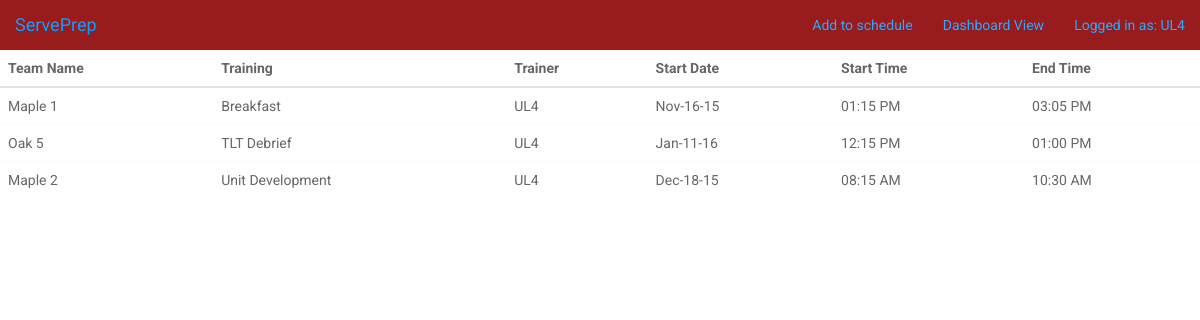
The page /dashboard (signed in) on the database as committed earlier.
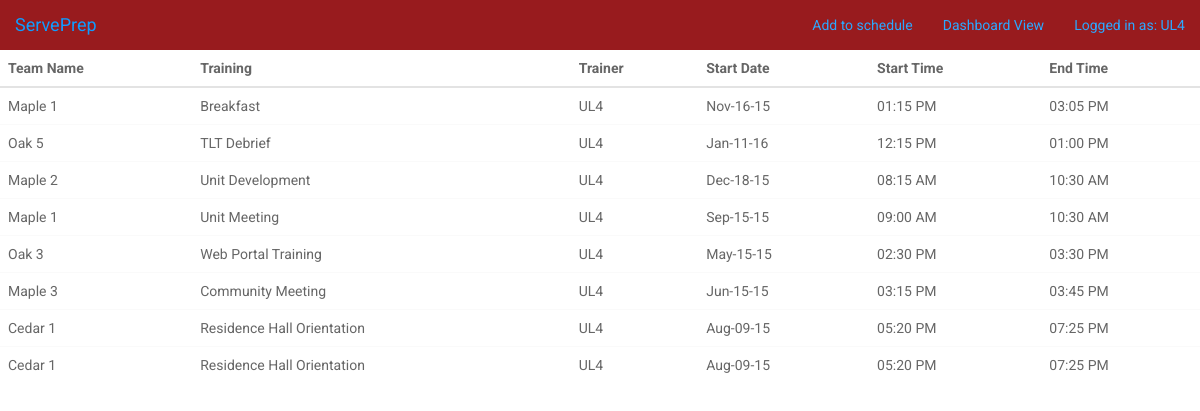
The same page on the database as committed later.
### model.py (models this page shows)
class TrainingAssignment(db.Model):
    __tablename__ = "training_assignments"
    assignment_id = db.Column(db.Integer, autoincrement=True, primary_key=True)
    team_id = db.Column(db.Integer, db.ForeignKey('teams.team_id'),
                        nullable=False, default="unknown")
    training_id = db.Column(db.Integer, db.ForeignKey('trainings.training_id'), nullable=False, default="unknown")
    staff_id = db.Column(db.String(15), db.ForeignKey('staff.staff_id'), nullable=True, default="unknown")
    start_date = db.Column(db.DateTime, nullable=False)
    end_date = db.Column(db.DateTime, nullable=True)
    start_time = db.Column(db.DateTime, nullable=True)
    end_time = db.Column(db.DateTime, nullable=True)
    staff = db.relationship("Staff", backref=db.backref("training_assignments"))

### server.py (the view)
@app.route('/dashboard')
def process_request():
    if session["staff_id"] == "ADMIN":
        assignments = TrainingAssignment.query.all()
    else:
        assignments = TrainingAssignment.query.filter_by(staff_id = session["staff_id"]).all()
    return render_template("dashboard.html", assignments=assignments)

### server.py (called while the page is built)
@app.template_filter('date')
def datetimeformat(value, format='%b-%d-%y'):
    return value.strftime(format)

@app.template_filter('time')
def timeformat(value, format='%I:%M %p'):
    return value.strftime(format)

### templates/dashboard.html (shortened to what this page needs)
{% extends 'base.html' %}
{% block content %}
<html lang="en">
<head>
    <link href="static/css/bootstrap.css" rel="stylesheet" />
    <link href="static/css/fresh-bootstrap-table.css" rel="stylesheet" />
    <link href="http://maxcdn.bootstrapcdn.com/font-awesome/4.2.0/css/font-awesome.min.css" rel="stylesheet">
</head>
<body>
<div class="wrapper">
    <div class="fresh-table full-screen-table toolbar-color-blue style="display:block;"">
        <table id="fresh-table" class="table">
            <thead>
                <th data-field="team">Team Name</th>
                <th data-field="training" data-sortable="true">Training</th>
                <th data-field="trainer" data-sortable="true">Trainer</th>
                <th data-field="Start Date" data-sortable="true">Start Date</th>
                <th data-field="Start Time" data-sortable="true">Start Time</th>
                <th data-field="End Time" data-formatter="true">End Time</th>
            </thead>
            <tbody>
        {% for assignment in assignments %}
    <tr>
        <td>{{assignment.team_id}}</td>
        <td>{{assignment.training_id}}</td>
        <td>{{assignment.staff_id}}</td>
        <td>{{assignment.start_date|date}}</td>
        <td>{{assignment.start_time|time}}</td>
        <td>{{assignment.end_time|time}}</td>
    </tr>
    {% endfor %}
{% endblock %}

### templates/base.html (shortened to what this page needs)
<!doctype html>
<html>
<head>
    <link href="bootstrap3/css/bootstrap.css" rel="stylesheet" />
    <link href="static/css/ct-paper.css" rel="stylesheet"/>
    <link href="http://maxcdn.bootstrapcdn.com/font-awesome/4.2.0/css/font-awesome.min.css" rel="stylesheet">
</head>
<link href="https://maxcdn.bootstrapcdn.com/bootstrap/3.3.4/css/bootstrap.min.css" rel="stylesheet">
<body>
    <div id="navbar">
     <nav class="navbar-navbar-default" role="navigation">
          <div class="navbar-header" color="red">
              <a class="navbar-brand" href="/">ServePrep</a>
            </div>
            <div class="collapse navbar-collapse" id="bs-example-navbar-collapse-1" style="background-color: #981b1e;">
              <ul class="nav navbar-nav navbar-right">
              {% if "username" in session %}
                <li><a href="/schedule">Add to schedule</a></li>
                <li><a href="/dashboard">Dashboard View</a></li>
                <li><a href="/login">Logged in as: {{ session['staff_id'] }}</a></li>
              {% else %}
                <li><a href="/">Log Out</a><li>
                <li><a href="/login">Login</a></li>
              {% endif %}
              </ul>
        </div>
      </div>
      {% block content %}{% endblock %}
</body>
</html>

Rows that differ between the two databases and show on the page:
added TrainingAssignment: team_id "Maple 1", training_id "Unit Meeting", staff_id "UL4", start_date "Sep-15-15", start_time "09:00 AM", end_time "10:30 AM"
added TrainingAssignment: team_id "Oak 3", training_id "Web Portal Training", staff_id "UL4", start_date "May-15-15", start_time "02:30 PM", end_time "03:30 PM"
added TrainingAssignment: team_id "Maple 3", training_id "Community Meeting", staff_id "UL4", start_date "Jun-15-15", start_time "03:15 PM", end_time "03:45 PM"
added TrainingAssignment: team_id "Cedar 1", training_id "Residence Hall Orientation", staff_id "UL4", start_date "Aug-09-15", start_time "05:20 PM", end_time "07:25 PM"
added TrainingAssignment: team_id "Cedar 1", training_id "Residence Hall Orientation", staff_id "UL4", start_date "Aug-09-15", start_time "05:20 PM", end_time "07:25 PM"
